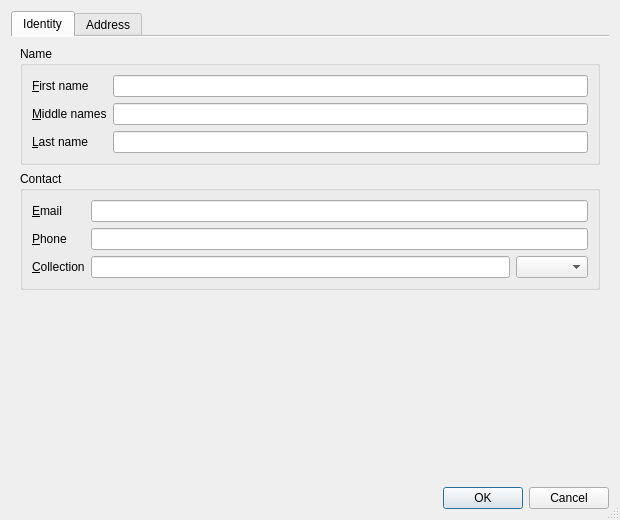
<?xml version="1.0" encoding="UTF-8"?>
<ui version="4.0">
 <class>ContactDialog</class>
 <widget class="QDialog" name="ContactDialog">
  <property name="geometry">
   <rect>
    <x>0</x>
    <y>0</y>
    <width>620</width>
    <height>520</height>
   </rect>
  </property>
  <property name="windowTitle">
   <string>Contact</string>
  </property>
  <property name="sizeGripEnabled">
   <bool>true</bool>
  </property>
  <layout class="QVBoxLayout" name="verticalLayout">
   <item>
    <widget class="QTabWidget" name="tabWidget">
     <property name="currentIndex">
      <number>0</number>
     </property>
     <property name="documentMode">
      <bool>true</bool>
     </property>
     <widget class="QWidget" name="tabIdentity">
      <attribute name="title">
       <string>Identity</string>
      </attribute>
      <layout class="QVBoxLayout" name="identityLayout">
       <item>
        <widget class="QGroupBox" name="nameGroupBox">
         <property name="title">
          <string>Name</string>
         </property>
         <layout class="QFormLayout" name="nameFormLayout">
          <property name="fieldGrowthPolicy">
           <enum>QFormLayout::AllNonFixedFieldsGrow</enum>
          </property>
          <item row="0" column="0">
           <widget class="QLabel" name="labelFirstName">
            <property name="text">
             <string>&amp;First name</string>
            </property>
            <property name="buddy">
             <cstring>lineEditFirstName</cstring>
            </property>
           </widget>
          </item>
          <item row="0" column="1">
           <widget class="QLineEdit" name="lineEditFirstName"/>
          </item>
          <item row="1" column="0">
           <widget class="QLabel" name="labelMidNames">
            <property name="text">
             <string>&amp;Middle names</string>
            </property>
            <property name="buddy">
             <cstring>lineEditMiddleNames</cstring>
            </property>
           </widget>
          </item>
          <item row="1" column="1">
           <widget class="QLineEdit" name="lineEditMiddleNames"/>
          </item>
          <item row="2" column="0">
           <widget class="QLabel" name="labelLastName">
            <property name="text">
             <string>&amp;Last name</string>
            </property>
            <property name="buddy">
             <cstring>lineEditLastName</cstring>
            </property>
           </widget>
          </item>
          <item row="2" column="1">
           <widget class="QLineEdit" name="lineEditLastName"/>
          </item>
         </layout>
        </widget>
       </item>
       <item>
        <widget class="QGroupBox" name="contactGroupBox">
         <property name="title">
          <string>Contact</string>
         </property>
         <layout class="QFormLayout" name="contactFormLayout">
          <property name="fieldGrowthPolicy">
           <enum>QFormLayout::AllNonFixedFieldsGrow</enum>
          </property>
          <item row="0" column="0">
           <widget class="QLabel" name="labelEmail">
            <property name="text">
             <string>&amp;Email</string>
            </property>
            <property name="buddy">
             <cstring>lineEditEmail</cstring>
            </property>
           </widget>
          </item>
          <item row="0" column="1">
           <widget class="QLineEdit" name="lineEditEmail"/>
          </item>
          <item row="1" column="0">
           <widget class="QLabel" name="labelPhone">
            <property name="text">
             <string>&amp;Phone</string>
            </property>
            <property name="buddy">
             <cstring>lineEditTelephone</cstring>
            </property>
           </widget>
          </item>
          <item row="1" column="1">
           <widget class="QLineEdit" name="lineEditTelephone"/>
          </item>
          <item row="2" column="0">
           <widget class="QLabel" name="labelCollection">
            <property name="text">
             <string>&amp;Collection</string>
            </property>
            <property name="buddy">
             <cstring>comboBoxCollection</cstring>
            </property>
           </widget>
          </item>
          <item row="2" column="1">
           <widget class="QWidget" name="collectionFieldWidget" native="true">
            <layout class="QHBoxLayout" name="collectionFieldLayout">
             <property name="leftMargin">
              <number>0</number>
             </property>
             <property name="topMargin">
              <number>0</number>
             </property>
             <property name="rightMargin">
              <number>0</number>
             </property>
             <property name="bottomMargin">
              <number>0</number>
             </property>
             <item>
              <widget class="QLineEdit" name="lineEditCollection">
               <property name="readOnly">
                <bool>true</bool>
               </property>
              </widget>
             </item>
             <item>
              <widget class="QComboBox" name="comboBoxCollection"/>
             </item>
            </layout>
           </widget>
          </item>
         </layout>
        </widget>
       </item>
       <item>
        <spacer name="identitySpacer">
         <property name="orientation">
          <enum>Qt::Vertical</enum>
         </property>
         <property name="sizeHint" stdset="0">
          <size>
           <width>20</width>
           <height>40</height>
          </size>
         </property>
        </spacer>
       </item>
      </layout>
     </widget>
     <widget class="QWidget" name="tabAddress">
      <attribute name="title">
       <string>Address</string>
      </attribute>
      <layout class="QVBoxLayout" name="addressLayout">
       <item>
        <widget class="QGroupBox" name="addressGroupBox">
         <property name="title">
          <string>Postal Address</string>
         </property>
         <layout class="QFormLayout" name="addressFormLayout">
          <property name="fieldGrowthPolicy">
           <enum>QFormLayout::AllNonFixedFieldsGrow</enum>
          </property>
          <item row="0" column="0">
           <widget class="QLabel" name="labelStreet">
            <property name="text">
             <string>&amp;Street</string>
            </property>
            <property name="buddy">
             <cstring>lineEditStreet</cstring>
            </property>
           </widget>
          </item>
          <item row="0" column="1">
           <widget class="QLineEdit" name="lineEditStreet"/>
          </item>
          <item row="1" column="0">
           <widget class="QLabel" name="labelDistrict">
            <property name="text">
             <string>&amp;District</string>
            </property>
            <property name="buddy">
             <cstring>lineEditDistrict</cstring>
            </property>
           </widget>
          </item>
          <item row="1" column="1">
           <widget class="QLineEdit" name="lineEditDistrict"/>
          </item>
          <item row="2" column="0">
           <widget class="QLabel" name="labelCity">
            <property name="text">
             <string>&amp;City</string>
            </property>
            <property name="buddy">
             <cstring>lineEditCity</cstring>
            </property>
           </widget>
          </item>
          <item row="2" column="1">
           <widget class="QLineEdit" name="lineEditCity"/>
          </item>
          <item row="3" column="0">
           <widget class="QLabel" name="labelCounty">
            <property name="text">
             <string>C&amp;ounty</string>
            </property>
            <property name="buddy">
             <cstring>lineEditCounty</cstring>
            </property>
           </widget>
          </item>
          <item row="3" column="1">
           <widget class="QLineEdit" name="lineEditCounty"/>
          </item>
          <item row="4" column="0">
           <widget class="QLabel" name="labelPostcode">
            <property name="text">
             <string>Post&amp;code</string>
            </property>
            <property name="buddy">
             <cstring>lineEditPostcode</cstring>
            </property>
           </widget>
          </item>
          <item row="4" column="1">
           <widget class="QLineEdit" name="lineEditPostcode"/>
          </item>
          <item row="5" column="0">
           <widget class="QLabel" name="labelCountry">
            <property name="text">
             <string>Co&amp;untry</string>
            </property>
            <property name="buddy">
             <cstring>lineEditCountry</cstring>
            </property>
           </widget>
          </item>
          <item row="5" column="1">
           <widget class="QLineEdit" name="lineEditCountry"/>
          </item>
         </layout>
        </widget>
       </item>
       <item>
        <spacer name="addressSpacer">
         <property name="orientation">
          <enum>Qt::Vertical</enum>
         </property>
         <property name="sizeHint" stdset="0">
          <size>
           <width>20</width>
           <height>40</height>
          </size>
         </property>
        </spacer>
       </item>
      </layout>
     </widget>
    </widget>
   </item>
   <item>
    <widget class="QDialogButtonBox" name="buttonBox">
     <property name="orientation">
      <enum>Qt::Horizontal</enum>
     </property>
     <property name="standardButtons">
      <set>QDialogButtonBox::Cancel|QDialogButtonBox::Ok</set>
     </property>
    </widget>
   </item>
  </layout>
 </widget>
 <resources/>
 <tabstops>
  <tabstop>tabWidget</tabstop>
  <tabstop>lineEditFirstName</tabstop>
  <tabstop>lineEditMiddleNames</tabstop>
  <tabstop>lineEditLastName</tabstop>
  <tabstop>lineEditEmail</tabstop>
  <tabstop>lineEditTelephone</tabstop>
  <tabstop>comboBoxCollection</tabstop>
  <tabstop>lineEditStreet</tabstop>
  <tabstop>lineEditDistrict</tabstop>
  <tabstop>lineEditCity</tabstop>
  <tabstop>lineEditCounty</tabstop>
  <tabstop>lineEditPostcode</tabstop>
  <tabstop>lineEditCountry</tabstop>
 </tabstops>
 <connections>
  <connection>
   <sender>buttonBox</sender>
   <signal>accepted()</signal>
   <receiver>ContactDialog</receiver>
   <slot>accept()</slot>
  </connection>
  <connection>
   <sender>buttonBox</sender>
   <signal>rejected()</signal>
   <receiver>ContactDialog</receiver>
   <slot>reject()</slot>
  </connection>
 </connections>
</ui>
